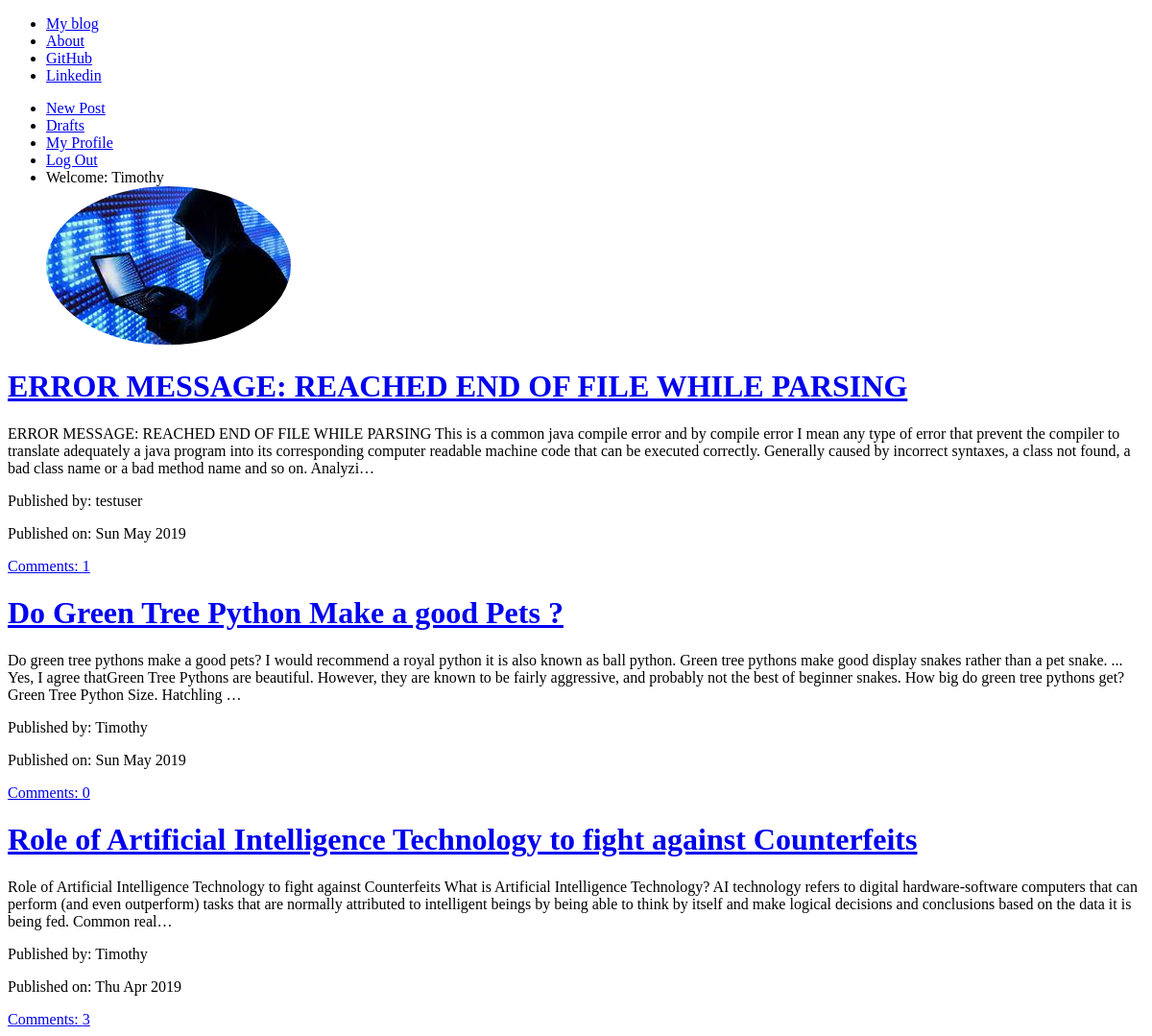
/ (signed in), run on an earlier commit of the app's database.
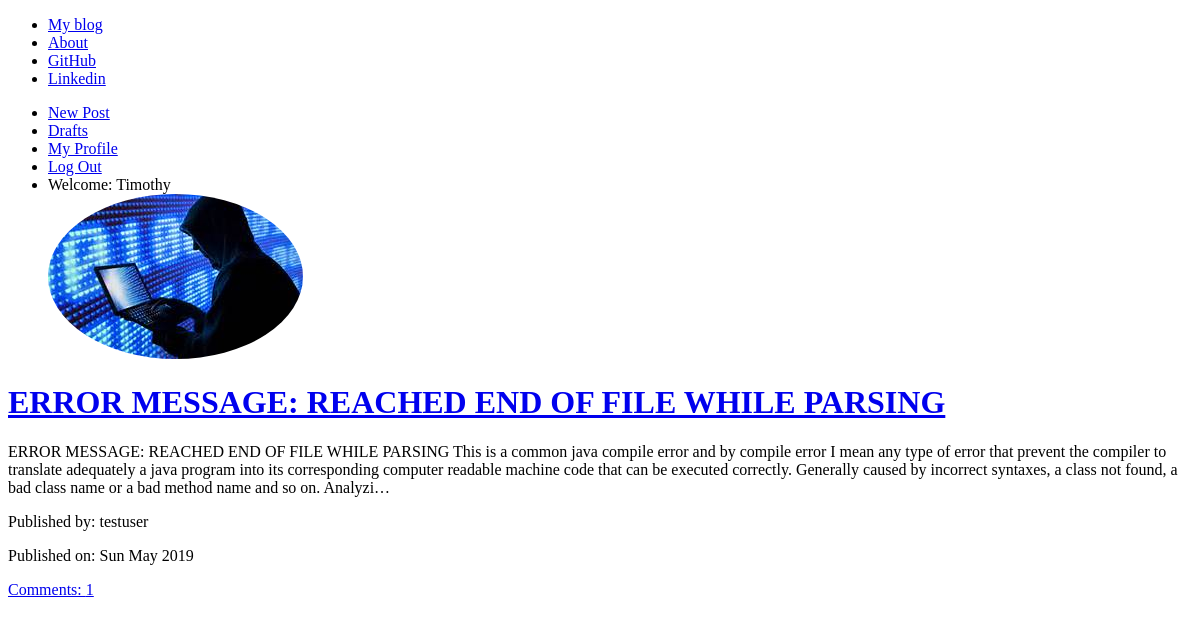
And on a later commit of the database.
### Blog_App/models.py (models this page shows, shortened)
class Post(models.Model):
    author = models.ForeignKey('auth.User', on_delete=models.CASCADE)
    title = models.CharField(max_length=200)
    text = models.TextField()
    create_date = models.DateTimeField(default=timezone.now)
    published_date = models.DateTimeField(blank=True, null=True)
    def approve_comments(self):
        return self.comments.filter(approved_comment=True)

### Blog_App/views.py (the view)
# urls.py: path('', views.PostListView.as_view(), name='post_list'),
class PostListView(ListView):
    model = Post
    context_object_name = 'post_list'
    def get_queryset(self):
        return Post.objects.filter(published_date__lte=timezone.now()).order_by('-published_date')
    paginate_by = 3

### Blog_App/templates/Blog_App/post_list.html (shortened to what this page needs)
{% extends "Blog_App/base.html" %}
{% block content %}
<div class="centerstage">
  {% for post in post_list %}
    <div class="post">
      <h1> <a href="{% url 'Blog_App:post_detail' pk=post.pk %}">{{post.title}}</a> </h1>
      <p>{{post.text|truncatechars:400}}</p>
      <div class="date">
        <p>Published by: {{post.author}}</p>
        <p>Published on: {{post.published_date|date:"D M Y"}}</p>
      </div>
      <a href="{% url 'Blog_App:post_detail' pk=post.pk %}">Comments: {{post.approve_comments.count}}</a>
    </div>
  {% endfor %}
</div>
{% endblock %}

What changed in the data, as far as the page shows it:
removed Post: title "Do Green Tree Python Make a good Pets ?", text "Do green tree pythons make a good pets? I would recommend a royal python it is also known as ball python. Green tree pythons make good display snakes rather than a pet snake. ... Yes, I agree thatGreen Tree Pythons are beautiful. However, they are known to be fairly aggressive, and probably not the best of beginner snakes. How big do green tree pythons get? Green Tree Python Size. Hatchling …", author "Timothy", published_date "Sun May 2019", approve_comments.count "0"
removed Post: title "Role of Artificial Intelligence Technology to fight against Counterfeits", text "Role of Artificial Intelligence Technology to fight against Counterfeits What is Artificial Intelligence Technology? AI technology refers to digital hardware-software computers that can perform (and even outperform) tasks that are normally attributed to intelligent beings by being able to think by itself and make logical decisions and conclusions based on the data it is being fed. Common real…", author "Timothy", published_date "Thu Apr 2019", approve_comments.count "3"
